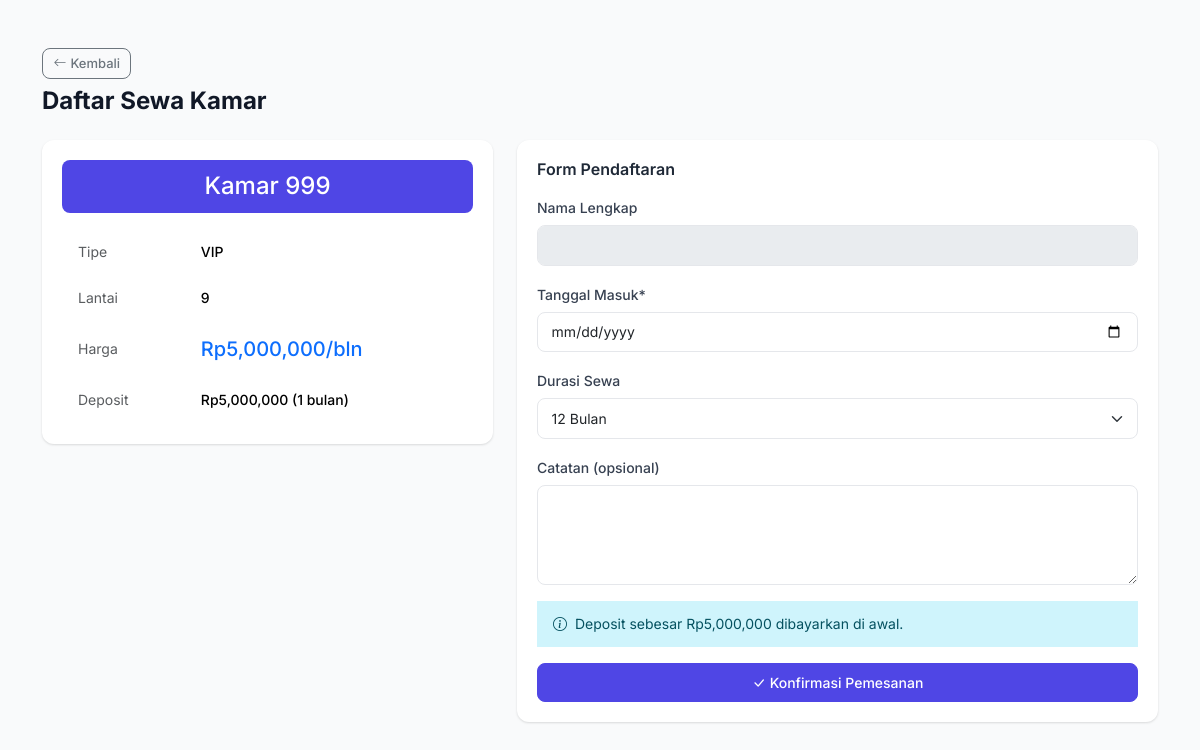
/onboarding/daftar/7, run on an earlier commit of the app's database.
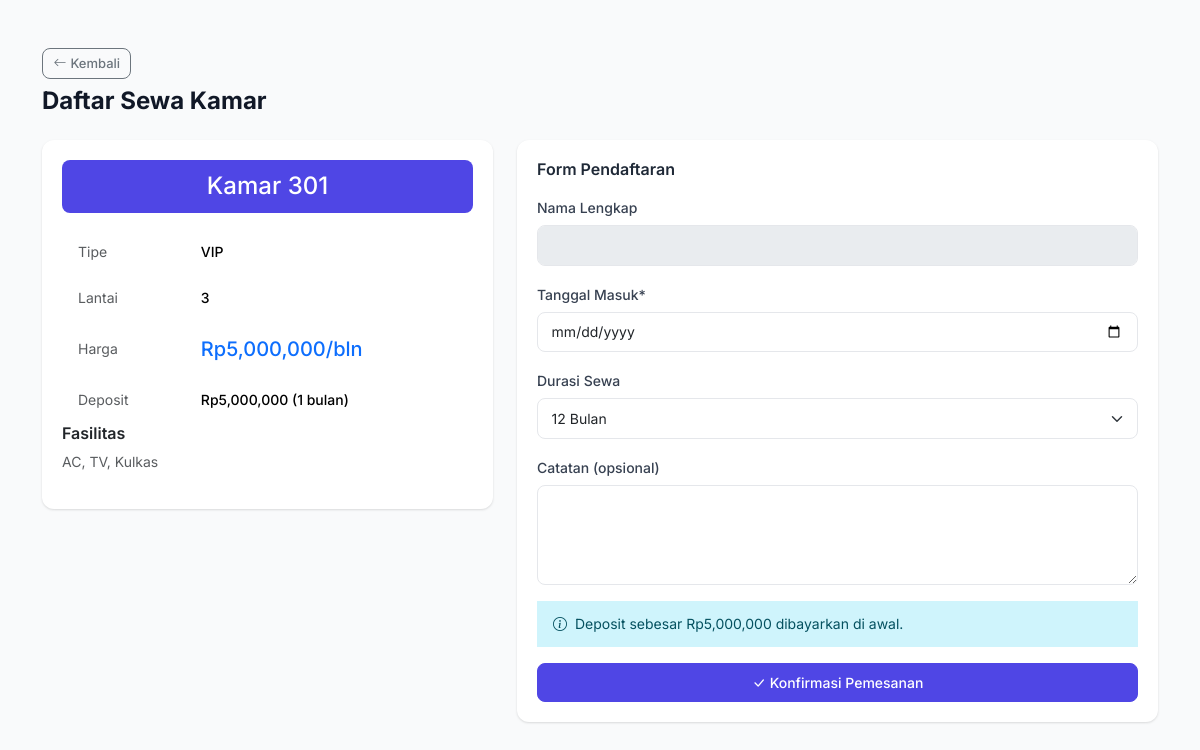
And on a later commit of the database.
### models.py (models this page shows, shortened)
class Room(db.Model):
    __tablename__ = "rooms"
    id = db.Column(db.Integer, primary_key=True)
    nomor_kamar = db.Column(db.String(10), unique=True, nullable=False)
    lantai = db.Column(db.Integer, default=1)
    tipe = db.Column(db.String(50), default="Reguler")
    harga_per_bulan = db.Column(db.Float, nullable=False)
    ukuran = db.Column(db.String(50))
    fasilitas = db.Column(db.Text)
    status = db.Column(db.String(20), default="tersedia")
    deskripsi = db.Column(db.Text)
    created_at = db.Column(db.DateTime, default=datetime.utcnow)
    bookings = db.relationship("Booking", backref="room", lazy="dynamic")
    maintenance_requests = db.relationship("MaintenanceRequest", backref="room", lazy="dynamic")

### routes/onboarding.py (the view, shortened to what this page needs)
@onboarding_bp.route("/daftar/<int:room_id>", methods=["GET", "POST"])
def daftar(room_id):
    room = Room.query.get_or_404(room_id)
    if room.status != "tersedia":
        flash("Kamar sudah tidak tersedia.", "warning")
        return redirect(url_for("onboarding.index"))
    return render_template("onboarding/daftar.html", room=room)

### app.py (called while the page is built)
def create_app():
    app = Flask(__name__)
    app.config.from_object("config.Config")
    db.init_app(app)
    login_manager.init_app(app)
    csrf.init_app(app)
    login_manager.login_view = "auth.login"
    login_manager.login_message = "Silakan login terlebih dahulu."
    from models import User
    @login_manager.user_loader
    def load_user(user_id):
        return User.query.get(int(user_id))
    @app.context_processor
    def inject_now():
        from datetime import datetime
        return {"now": datetime.now()}
    @app.context_processor
    def inject_utility():
        from datetime import date
        return {"date_today": date.today()}
    from routes import register_routes
    register_routes(app)
    with app.app_context():
        db.create_all()
    return app

### templates/onboarding/daftar.html (shortened to what this page needs)
{% extends "base.html" %}
{% block content %}
<div class="container py-4">
    <div class="page-header">
        <a href="{{ url_for('onboarding.index') }}" class="btn btn-outline-secondary btn-sm mb-2">
            <i class="bi bi-arrow-left me-1"></i>Kembali
        </a>
        <h1>Daftar Sewa Kamar</h1>
    </div>
    <div class="row g-4">
        <div class="col-md-5">
            <div class="card border-0">
                <div class="card-body">
                    <div class="text-center mb-3">
                        <div class="room-header" style="background:var(--primary);color:white;padding:.75rem 1rem;border-radius:var(--radius-sm)">
                            <h4 class="mb-0">Kamar {{ room.nomor_kamar }}</h4>
                        </div>
                    </div>
                    <table class="table table-borderless">
                        <tr>
                            <td class="text-muted">Tipe</td>
                            <td class="fw-medium">{{ room.tipe }}</td>
                        </tr>
                        <tr>
                            <td class="text-muted">Lantai</td>
                            <td class="fw-medium">{{ room.lantai }}</td>
                        </tr>
                        <tr>
                            <td class="text-muted">Harga</td>
                            <td class="fw-medium text-primary fs-5">Rp{{ "{:,.0f}".format(room.harga_per_bulan) }}/bln</td>
                        </tr>
                        <tr>
                            <td class="text-muted">Deposit</td>
                            <td class="fw-medium">Rp{{ "{:,.0f}".format(room.harga_per_bulan) }} (1 bulan)</td>
                        </tr>
                    </table>
                    {% if room.fasilitas %}
                    <h6 class="fw-semibold">Fasilitas</h6>
                    <p class="text-muted small">{{ room.fasilitas }}</p>
                    {% endif %}
                </div>
            </div>
        </div>
        <div class="col-md-7">
            <div class="card border-0">
                <div class="card-body">
                    <h5 class="card-title mb-3">Form Pendaftaran</h5>
                    <form method="POST">
                        <div class="mb-3">
                            <label class="form-label">Nama Lengkap</label>
                            <input type="text" class="form-control" value="{{ current_user.nama_lengkap }}" disabled>
                        </div>
                        <div class="mb-3">
                            <label class="form-label">Tanggal Masuk*</label>
                            <input type="date" name="tanggal_masuk" class="form-control" required
                                min="{{ date_today.isoformat() }}">
                        </div>
                        <div class="mb-3">
                            <label class="form-label">Durasi Sewa</label>
                            <select name="durasi" class="form-select">
                                <option value="12" selected>12 Bulan</option>
                            </select>
                        </div>
                        <div class="mb-3">
                            <label class="form-label">Catatan (opsional)</label>
                            <textarea name="deposit_catatan" class="form-control" rows="2"></textarea>
                        </div>
                        <div class="alert alert-info">
                            <i class="bi bi-info-circle me-1"></i>
                            Deposit sebesar Rp{{ "{:,.0f}".format(room.harga_per_bulan) }} dibayarkan di awal.
                        </div>
                        <div class="d-grid gap-2">
                            <button type="submit" class="btn btn-primary btn-lg">
                                <i class="bi bi-check-lg me-1"></i>Konfirmasi Pemesanan
                            </button>
                        </div>
                    </form>
                </div>
            </div>
        </div>
    </div>
</div>
{% endblock %}

What changed in the data, as far as the page shows it:
changed Room "VIP": nomor_kamar "999" → "301"; lantai "9" → "3"; fasilitas (not shown) → "AC, TV, Kulkas"
Also different on the page:
text now shown: "Fasilitas"
